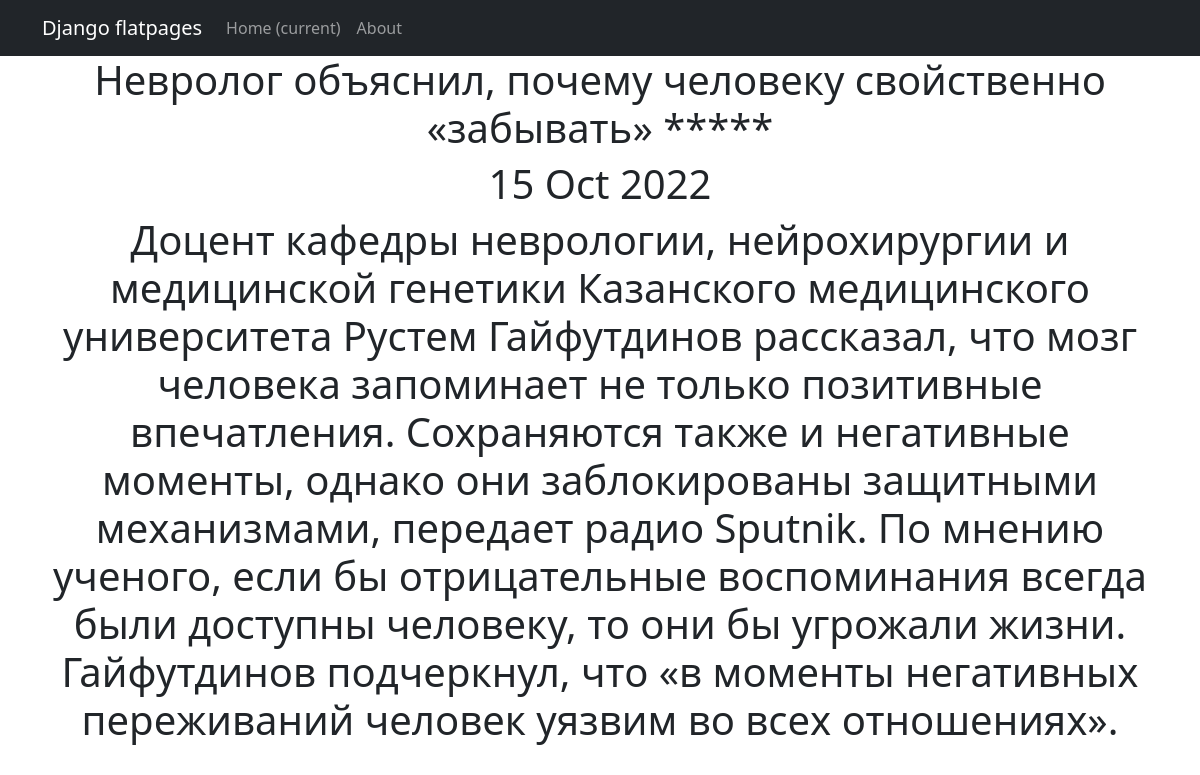
Page /news/4 on the committed database.
### news/models.py (models this page shows, shortened)
class Post(models.Model):
    author = models.ForeignKey(Author, on_delete=models.CASCADE)
    category = models.CharField(max_length=255, choices=CATEGORY)
    time = models.DateTimeField(auto_now_add=True)
    post_category = models.ManyToManyField(Category, through='PostCategory')
    name = models.CharField(max_length=255)
    text = models.TextField()
    rating = models.IntegerField(default=0)

### news/views.py (the view)
# urls.py: path('<int:pk>', NewsDetail.as_view(), name='post_detail'),
class NewsDetail(DetailView):
    model = Post
    template_name = 'post.html'
    context_object_name = 'post'

### news/templatetags/custom_filters.py (called while the page is built)
@register.filter()
def censor(value):
   for word in replacement_:
      value = value.replace(word, '*****')
   return str(value)

### templates/post.html (shortened to what this page needs)
{% extends 'flatpages/default.html' %}
{% load custom_filters %}
{% block content %}
    <h1>{{ post.name|censor }}</h1>
    <h1>{{ post.time|date:'d M Y'}}</h1>
    <h1>{{ post.text|censor }}</h1>
{% endblock content %}

### rows in the picture
Post: name|censor "Невролог объяснил, почему человеку свойственно «забывать» *****", time "15 Oct 2022", text|censor "Доцент кафедры неврологии, нейрохирургии и медицинской генетики Казанского медицинского университета Рустем Гайфутдинов рассказал, что мозг человека запоминает не только позитивные впечатления. Сохраняются также и негативные моменты, однако они заблокированы защитными механизмами, передает радио Sputnik. По мнению ученого, если бы отрицательные воспоминания всегда были доступны человеку, то они бы угрожали жизни. Гайфутдинов подчеркнул, что «в моменты негативных переживаний человек уязвим во всех отношениях»."
